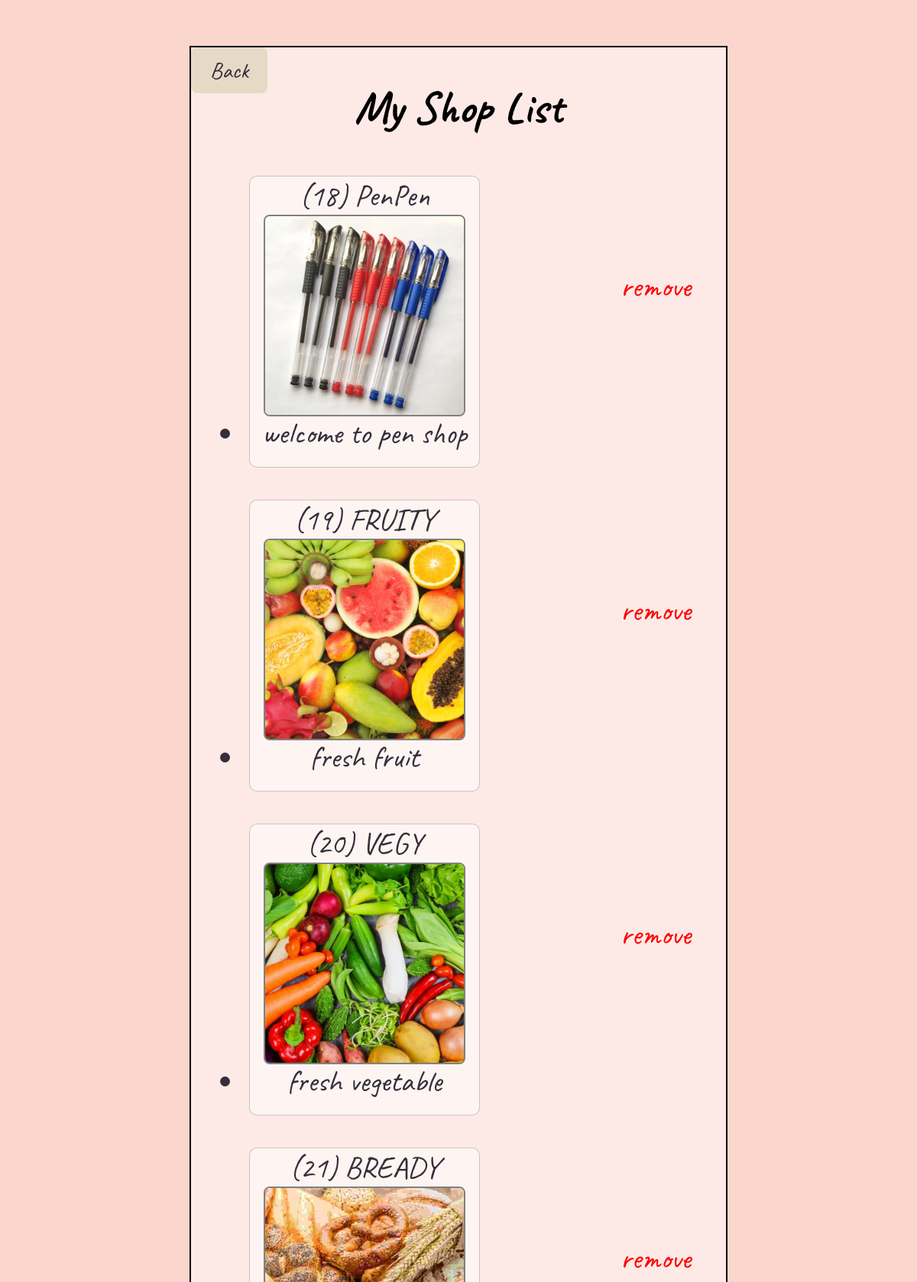
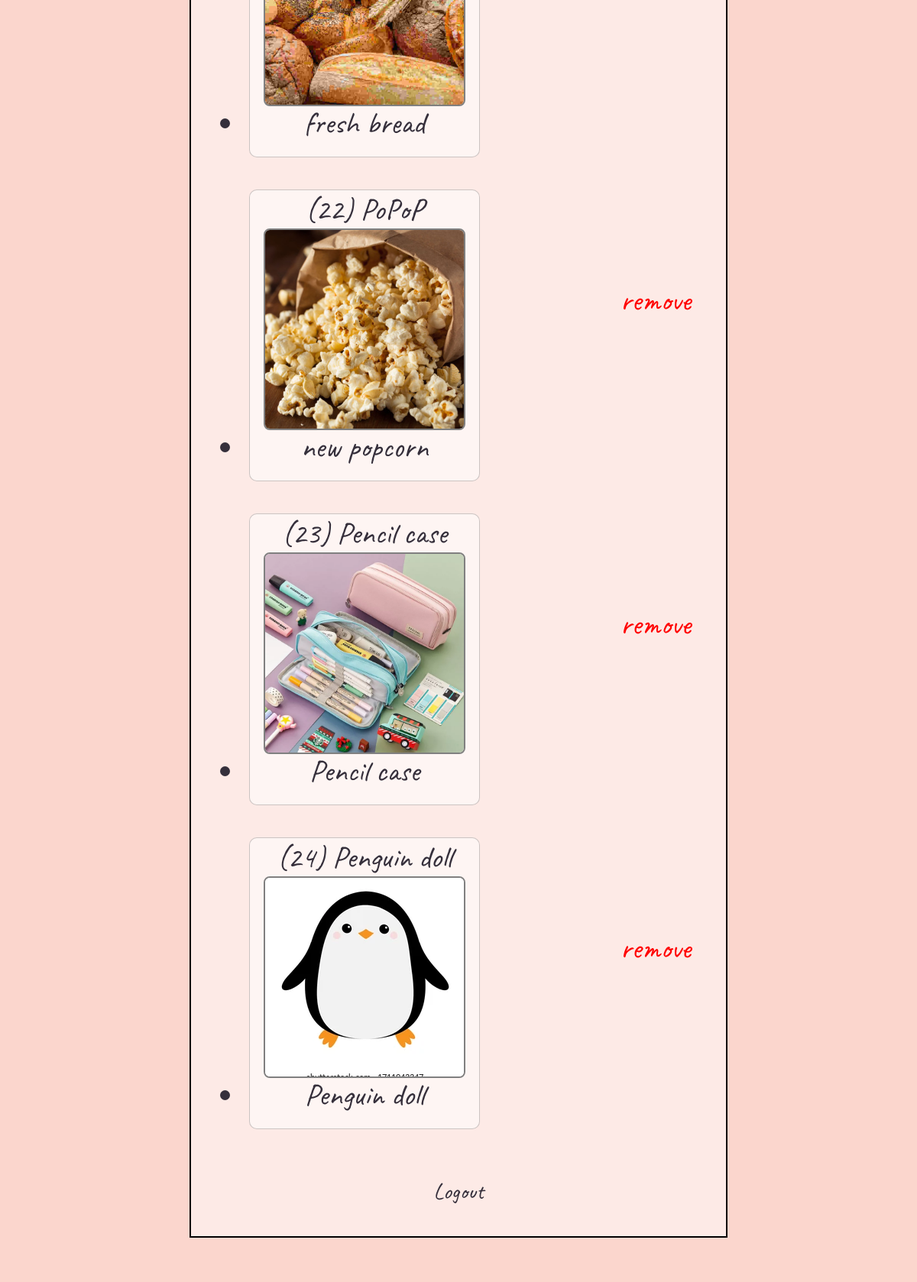
The page /seller/myshop/3 (upper part) on the database its author committed (2 pictures, top to bottom).
### myshop/models.py (models this page shows)
class shop_detail(models.Model):
    seller_id = models.ForeignKey(seller_detail, on_delete=models.CASCADE, related_name = "shop", null=True)
    name = models.CharField(max_length=64)
    category = models.CharField(max_length=10, null=True)
    in_interact = models.CharField(max_length=100, null=True)
    ex_interact = models.CharField(max_length=64, null=True)
    shop_im = models.ImageField(upload_to='images/', default = "images/cartoon-style-cafe-front-shop-view_134830-697.webp")
    payment = models.CharField(max_length=100, null=True)
    def __str__(self):
        return f"({self.id}) {self.name}"

### myshop/views.py (the view)
# urls.py: path('', talard_view.index, name='homepage'),
def index(request, sid):
    shop = shop_detail.objects.filter(seller_id= sid)
    seller = seller_detail.objects.get(pk = sid)
    if request.method == 'POST':
        form = ShopForm(request.POST, request.FILES)
        if form.is_valid():
            newshop = form.save(commit=False)
            newshop.seller_id = seller
            newshop.save()
    else:
        form = ShopForm()
    return render(request, "myshop/myshop_index.html", {'form' : form, "shop":shop,"sid":sid})

### myshop/templates/myshop/myshop_index.html (shortened to what this page needs)
{% extends 'myshop/layout.html' %}
{% block body %}
<div class="conbox">
    <div class="back">
        <a href= "{% url 'seller_index' sid %}"><p>Back</p></a>
    </div>
    <br><br>
    <h1>My Shop List</h1>
    <ul>
    {% for s in shop %}
    <li>
        <div class="previewtalardbox">
        <a href= "{% url 'myshop' s.id %}">
        <div class="goshop"></div>
            {{ s }}
            <br><img src="{{ s.shop_im.url }}" class="shopimg"><br>
            <div class="spacetb">{{ s.ex_interact }}</div>
        </a>
        </div>
        <a href= "{% url 'delshop' s.id %}"
            onclick="
            if (confirm('Are you sure to remove your shop?')){
                return true;
            }
            else{
                event.stopPropagation();
                event.preventDefault();
            };"
            class="remove">remove</a>
    </li>
    {% empty %}
        <li>NO SHOP</li>
    {% endfor %}<br><br>
    </ul>
    <a class="logoutt" href="{% url 'seller_logout' %}">Logout</a><br><br><br>
</div>
<br><br>
{% endblock body %}

### myshop/templates/myshop/layout.html (style rules this page uses)
div { font-family: Caveat; }
.conbox { background-color: rgba(255,255,255,0.5); border: solid 2px black; width: 700px; height: auto; text-align: center; margin-left: auto; margin-right: auto; margin-top:60px; }
body { background-color: #FBD6CD; background-color:#FBD6CD; }
h1 { font-size:60px; text-align: center; }
a { text-decoration: none; color:#352F3B; }
li { font-size:40px; text-decoration: none; color:#352F3B; padding:6px; text-align: left; }
ul { padding-left:70px; }
.logoutt { font-size:30px; }
h1 { text-align: center; margin-top:0px; margin-bottom:0px; }
.remove { color:red; float: right; margin-right:40px; margin-top:150px; }
.back { background-color:#E6DAC7; width:100px; height:60px; font-size: 20px; margin-top:0px; cursor: pointer; position:absolute; font-size:30px; line-height: 0px; border-radius: 8px; }
.shopimg { border-radius: 8px; border: solid 2px gray; object-fit: cover; width: 260px; height:260px; }
.previewtalardbox { background-color: rgba(255,255,255,0.5); border: solid 1px rgba(0,0,0,0.2); width: 300px; height: 380px; margin-top: 30px; text-align: center; display:inline-block; border-radius: 10px; }
.goshop { width: 230px; height: 320px; position:absolute; }
.spacetb { line-height:0.5; }

### rows shown on the page
shop_detail: id+name "(18) PenPen", shop_im (picture), ex_interact "welcome to pen shop"
shop_detail: id+name "(19) FRUITY", shop_im (picture), ex_interact "fresh fruit"
shop_detail: id+name "(20) VEGY", shop_im (picture), ex_interact "fresh vegetable"
shop_detail: id+name "(21) BREADY", shop_im (picture), ex_interact "fresh bread"
shop_detail: id+name "(22) PoPoP", shop_im (picture), ex_interact "new popcorn"
shop_detail: id+name "(23) Pencil case", shop_im (picture), ex_interact "Pencil case"
shop_detail: id+name "(24) Penguin doll", shop_im (picture), ex_interact "Penguin doll"
